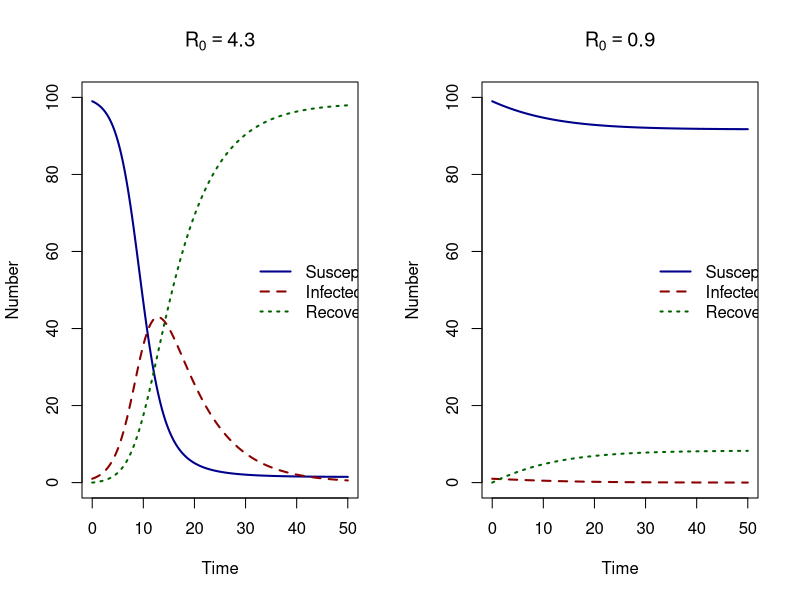
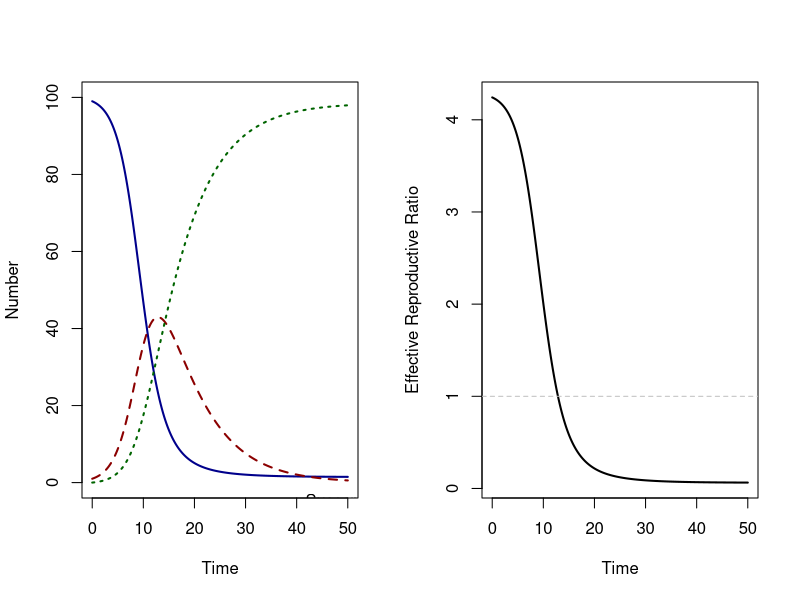

Reproduce these figures in R, in order.
## ---- chunk 1
library(deSolve)
SIR_model <- function(time, state_var, pars) {
  # Extract state variables
  S <- state_var["S"]
  I <- state_var["I"]
  R <- state_var["R"]
  N <- S + I + R
  # Extract model parameters
  beta <- pars["beta"]
  gamma <- pars["gamma"]
  # The differential equations
  dS <- - beta * S * I / N
  dI <- beta * S * I / N - gamma * I
  dR <- gamma * I
  # Return the solved equations as a list
  sol <- list(c(dS, dI, dR))
  return(sol)
}

# What are our parameter values?
pars1 <- c(beta = 0.6, gamma = 0.14)
pars2 <- c(beta = 0.6, gamma = 0.65)

# Define time to solve equations
times <- seq(from = 0, to = 50, by = 0.1)

# What are the initial values (or conditions) of the state variables?
state_var <- c(S = 99, I = 1, R = 0)

# Solve the Susceptible Infected equations over the vector of times , time
# with initial conditions
solution1 <- as.data.frame(ode(y = state_var, times = times, func = SIR_model,
                               parms = pars1, method = rk4))
solution2 <- as.data.frame(ode(y = state_var, times = times, func = SIR_model,
                               parms = pars2, method = rk4))

par(mfrow = c(1, 2))
plot(solution1$time, solution1$S, col = "darkblue", lwd = 2,
     type = "l", ylim = c(0, 100), ylab = "Number", xlab = "Time",
     main = bquote(R[0] == .(4.3)))
lines(solution1$time, solution1$I, col = "darkred", lwd = 2, lty = 2)
lines(solution1$time, solution1$R, col = "darkgreen", lwd = 2, lty = 3)
legend(30, 60, c("Susceptible", "Infected", "Recovered"),
       col = c("darkblue", "darkred", "darkgreen"), lwd = 2, lty = c(1, 2, 3),
       bty = "n")

plot(solution2$time, solution2$S, col = "darkblue", lwd = 2,
     type = "l", ylim = c(0, 100), ylab = "Number", xlab = "Time",
     main = bquote(R[0] == .(0.9)))
lines(solution2$time, solution2$I, col = "darkred", lwd = 2, lty = 2)
lines(solution2$time, solution2$R, col = "darkgreen", lwd = 2, lty = 3)
legend(30, 60, c("Susceptible", "Infected", "Recovered"),
       col = c("darkblue", "darkred", "darkgreen"), lwd = 2, lty = c(1, 2, 3),
       bty = "n")

## ---- chunk 2
library(deSolve)
SIR_model <- function(time, state_var, pars) {
  # Extract state variables
  S <- state_var["S"]
  I <- state_var["I"]
  R <- state_var["R"]
  N <- S + I + R
  # Extract model parameters
  beta <- pars["beta"]
  gamma <- pars["gamma"]
  # The differential equations
  dS <- - beta * S * I / N
  dI <- beta * S * I / N - gamma * I
  dR <- gamma * I
  # Return the solved equations as a list
  sol <- list(c(dS, dI, dR))
  return(sol)
}

# What are our parameter values?
pars <- c(beta = 0.6, gamma = 0.14)

# Define time to solve equations
times <- seq(from = 0, to = 50, by = 0.1)

# What are the initial values (or conditions) of the state variables?
state_var <- c(S = 99, I = 1, R = 0)

# Solve the Susceptible Infected equations over the vector of times , time
# with initial conditions
solution <- as.data.frame(ode(y = state_var, times = times, func = SIR_model,
                              parms = pars, method = rk4))

par(mfrow = c(1, 2))
plot(solution$time, solution$S, col = "darkblue", lwd = 2,
     type = "l", ylim = c(0, 100), ylab = "Number", xlab = "Time")
lines(solution$time, solution$I, col = "darkred", lwd = 2, lty = 2)
lines(solution$time, solution$R, col = "darkgreen", lwd = 2, lty = 3)
legend(30, 0.6, c("Susceptible", "Infected", "Recovered"),
       col = c("darkblue", "darkred", "darkgreen"), lwd = 2, lty = c(1, 2, 3),
       bty = "n")

pars <- data.frame(beta = 0.6, gamma = 0.14)

R0 <- pars$beta / pars$gamma
Re <- R0 * solution$S / 100
plot(solution$time, Re, type = "l", lwd = 2, xlab = "Time",
     ylab = "Effective Reproductive Ratio")
abline(h = 1, lty = 2, col = "gray")
## ---- chunk 3
beta <- 0.12
gamma <- 1/26
beta / gamma
## ---- chunk 4
R0 <- 1.75
N <- 259
gamma <- 1 / 7
R0 * gamma / N
## ---- chunk 5
R0 <- 1.25
1 - 1 / R0
